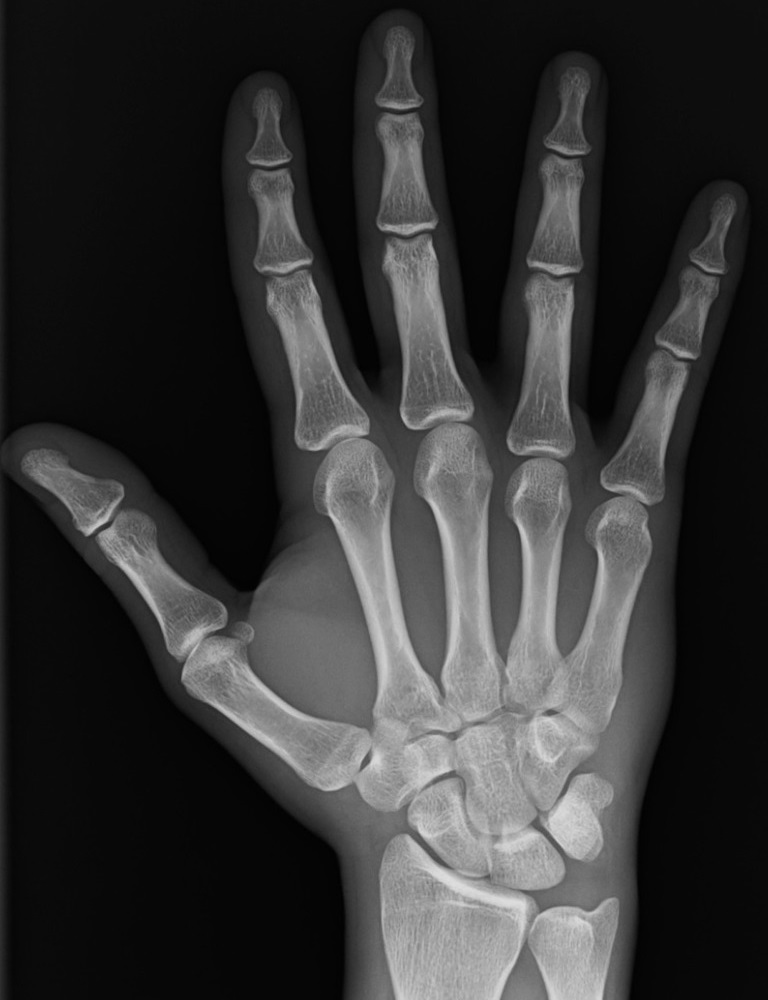
%> input picture hand.jpg, 768 x 1000 px
$ octave PIM4.m   (GNU Octave 9; MATLAB toolbox functions it lacks are replaced by stand-ins)
%> lines starting %> are read from the running program, lines starting %| are printed output that depends on the picture; in (x1, y1, x2, y2) boxes, pixels count from 0 and x2, y2 are one past the last pixel; in counts of white or black regions, pixels touching at a corner belong together; the program's own positions count from 1
hand=imread('hand.jpg');
%> hand is the input picture: size 1000x768x3 uint8; min 0, max 224, mean 52.4
disp('Segmantation')
figure(1);

bw1=im2bw(hand,0.48);
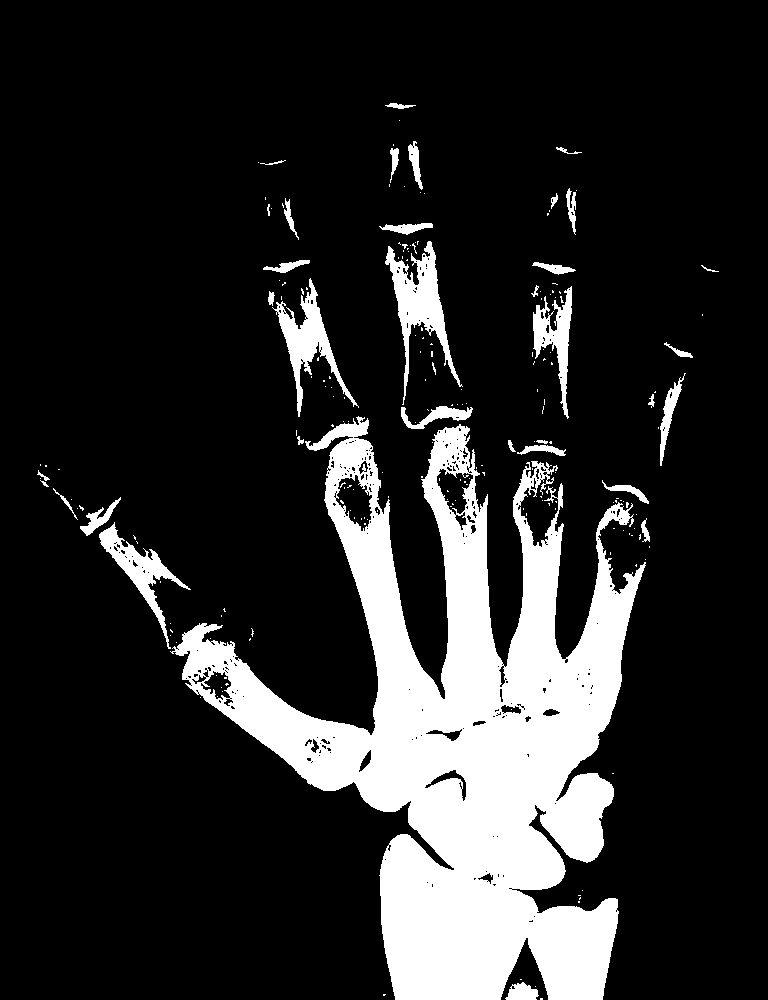
%> bw1: size 1000x768 logical; 16.6% white; 205 white regions (169 under 20 px), largest, box (x1, y1, x2, y2) and area: (170, 416, 646, 1000) 110812, (385, 241, 463, 405) 3649, (272, 278, 359, 417) 2854

hand_grey=rgb2gray(hand);
bw2 = imbinarize(hand_grey);
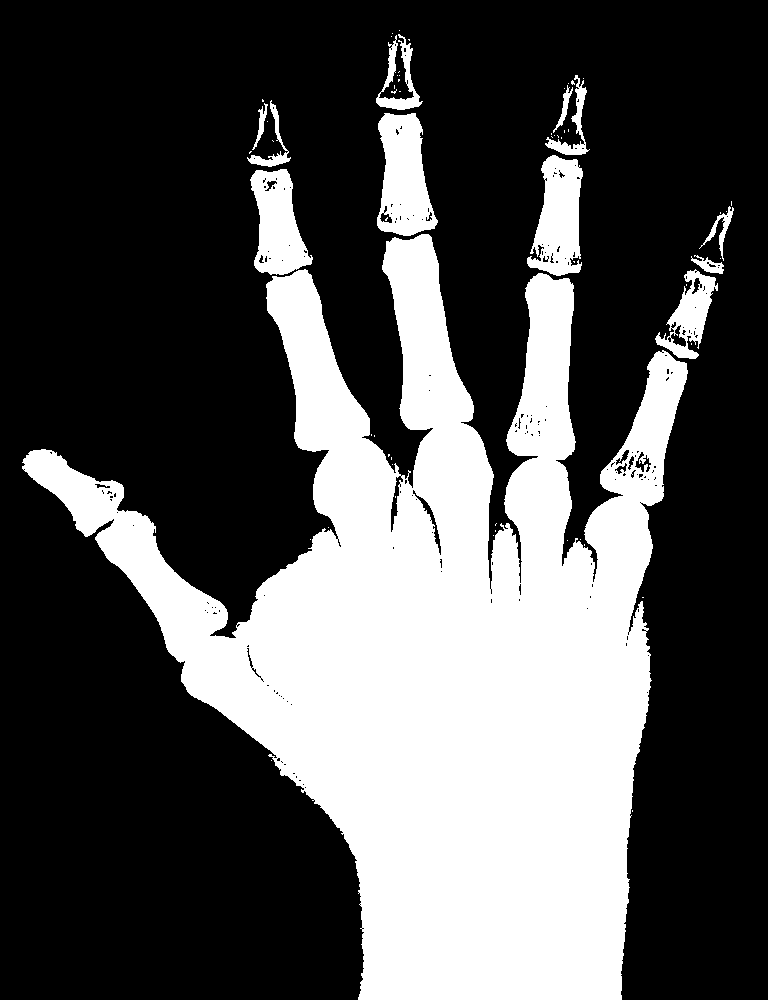
%> bw2: size 1000x768 logical; 32.1% white; 63 white regions (51 under 20 px), largest, box (x1, y1, x2, y2) and area: (22, 234, 688, 1000) 226828, (377, 113, 438, 236) 5114, (527, 155, 583, 276) 4495
%imshow(bw1);

subplot(1,2,1);
imshow(bw1);
title('im2bw 0.29');
subplot(1,2,2);
imshow(bw2);
title('Imbinarize / Otsu');

%%
figure(2)
disp('Segmantation 2')
threshold=graythresh(hand_grey);
%> threshold = 0.282
bw3 = imbinarize(hand_grey,threshold);

subplot(1,2,1);
imshow(hand_grey>110);
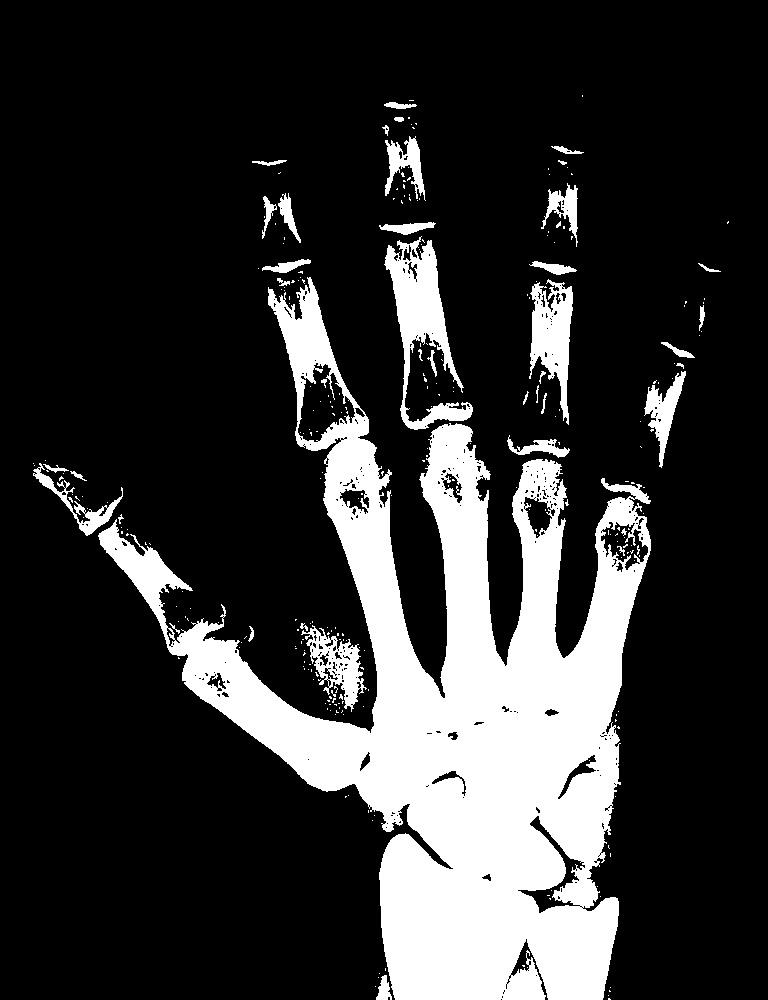
%> displayed picture: size 1000x768 logical; 19.8% white; 284 white regions (242 under 20 px), largest, box (x1, y1, x2, y2) and area: (98, 277, 651, 1000) 131546, (384, 236, 473, 430) 5890, (529, 279, 573, 425) 3343
title('T110');
subplot(1,2,2);
imshow(bw3);
title('Otsu')
%%
disp('double thresholding')
figure(3)

T1=70;
T2=145;
binarized = (hand_grey > T1) & (hand_grey < T2);
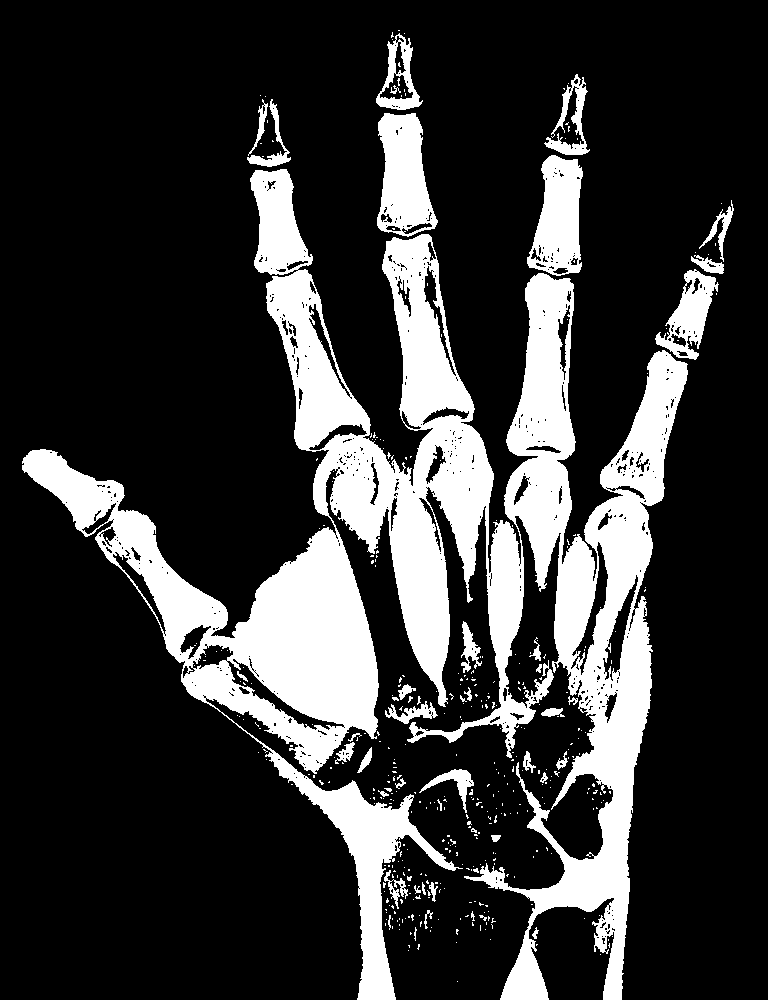
%> binarized: size 1000x768 logical; 21.3% white; 414 white regions (370 under 20 px), largest, box (x1, y1, x2, y2) and area: (22, 169, 688, 1000) 142758, (377, 113, 438, 237) 5021, (527, 155, 583, 276) 4518
imshow(binarized)
%%
figure(18)
edge_image = edge(hand_grey, 'Canny');
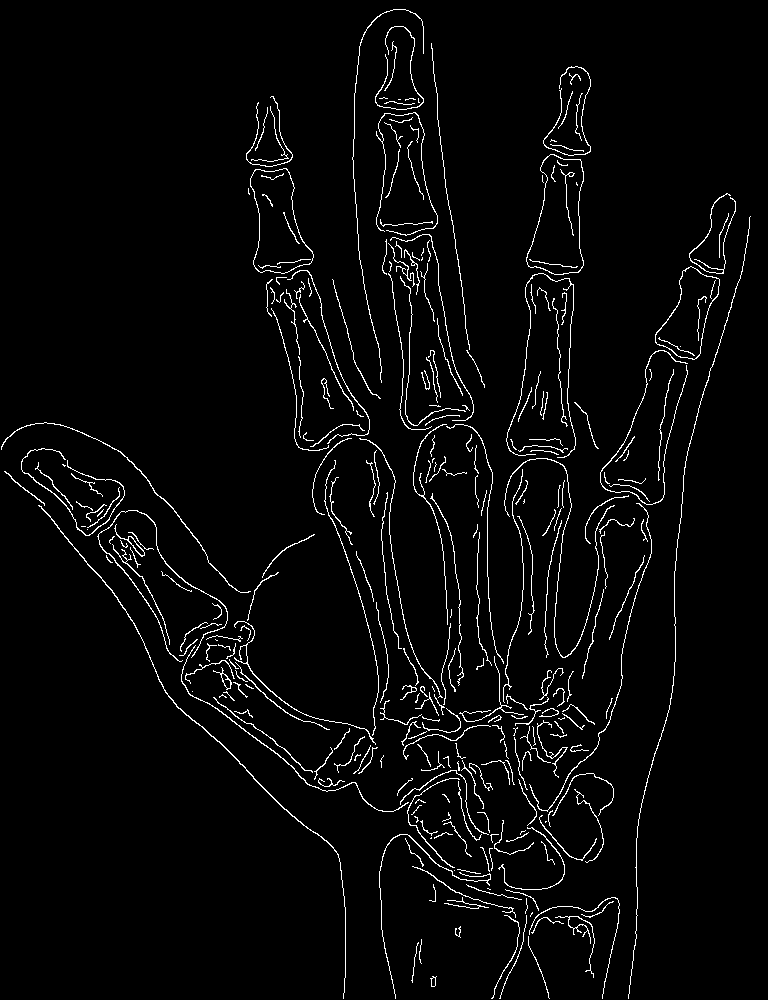
%> edge_image: size 1000x768 logical; 3.3% white in thin lines or dots

% Display the input image and the edge-detected image side by side
imshowpair(hand_grey, edge_image, 'montage');
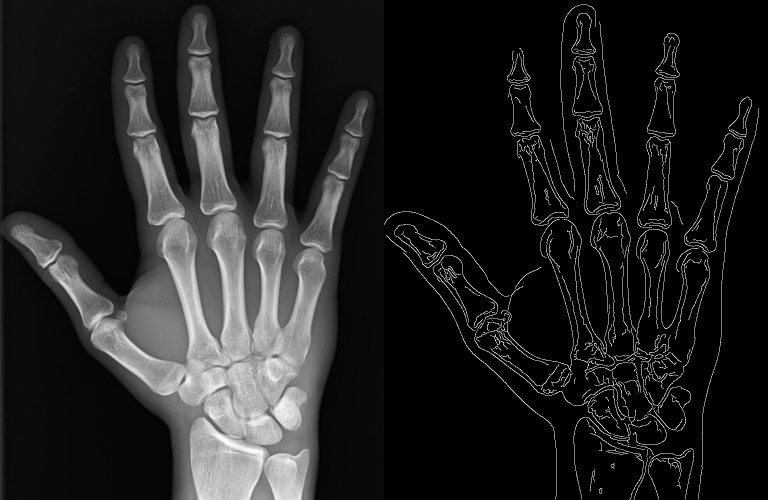
%> displayed picture: size 1000x1536, on the screen's scale of 0 to 255 (shown at 1/2 size); min 0, max 255, mean 34
title('Input Image (Left) and Edge-Detected Image (Right)');
